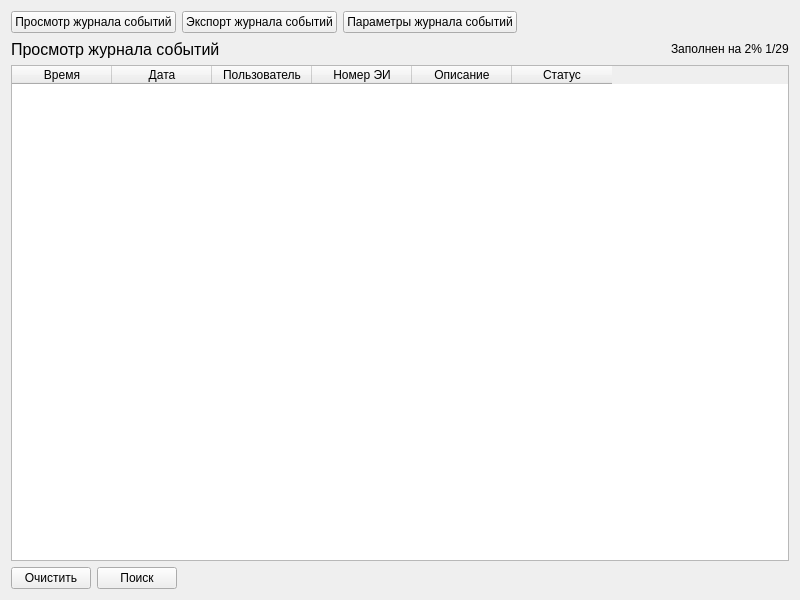
<?xml version="1.0" encoding="UTF-8"?>
<ui version="4.0">
 <class>Form</class>
 <widget class="QWidget" name="Form">
  <property name="geometry">
   <rect>
    <x>0</x>
    <y>0</y>
    <width>800</width>
    <height>600</height>
   </rect>
  </property>
  <property name="windowTitle">
   <string>Form</string>
  </property>
  <layout class="QVBoxLayout" name="verticalLayout">
   <item>
    <layout class="QHBoxLayout" name="top_horizontal_layout">
     <item>
      <widget class="QPushButton" name="view_journal_push_button">
       <property name="text">
        <string>Просмотр журнала событий</string>
       </property>
      </widget>
     </item>
     <item>
      <widget class="QPushButton" name="export_journal_push_button">
       <property name="text">
        <string>Экспорт журнала событий</string>
       </property>
      </widget>
     </item>
     <item>
      <widget class="QPushButton" name="parms_journal_push_button">
       <property name="text">
        <string>Параметры журнала событий</string>
       </property>
      </widget>
     </item>
     <item>
      <spacer name="horizontalSpacer_1">
       <property name="orientation">
        <enum>Qt::Horizontal</enum>
       </property>
       <property name="sizeHint" stdset="0">
        <size>
         <width>40</width>
         <height>20</height>
        </size>
       </property>
      </spacer>
     </item>
    </layout>
   </item>
   <item>
    <layout class="QHBoxLayout" name="middle_horizontal_layout">
     <item>
      <widget class="QLabel" name="view_journal_label">
       <property name="font">
        <font>
         <pointsize>12</pointsize>
        </font>
       </property>
       <property name="text">
        <string>Просмотр журнала событий</string>
       </property>
      </widget>
     </item>
     <item>
      <spacer name="horizontalSpacer_2">
       <property name="orientation">
        <enum>Qt::Horizontal</enum>
       </property>
       <property name="sizeHint" stdset="0">
        <size>
         <width>40</width>
         <height>20</height>
        </size>
       </property>
      </spacer>
     </item>
     <item>
      <widget class="QLabel" name="fill_journal_label">
       <property name="text">
        <string>Заполнен на 2% 1/29</string>
       </property>
      </widget>
     </item>
    </layout>
   </item>
   <item>
    <widget class="QTableWidget" name="tableWidget">
     <column>
      <property name="text">
       <string>Время</string>
      </property>
     </column>
     <column>
      <property name="text">
       <string>Дата</string>
      </property>
     </column>
     <column>
      <property name="text">
       <string>Пользователь</string>
      </property>
     </column>
     <column>
      <property name="text">
       <string>Номер ЭИ</string>
      </property>
     </column>
     <column>
      <property name="text">
       <string>Описание</string>
      </property>
     </column>
     <column>
      <property name="text">
       <string>Статус</string>
      </property>
     </column>
    </widget>
   </item>
   <item>
    <layout class="QHBoxLayout" name="bottom_horizontal_layout">
     <item>
      <widget class="QPushButton" name="clear_journal_push_button">
       <property name="text">
        <string>Очистить</string>
       </property>
      </widget>
     </item>
     <item>
      <widget class="QPushButton" name="find_journal_push_button">
       <property name="text">
        <string>Поиск</string>
       </property>
      </widget>
     </item>
     <item>
      <spacer name="horizontalSpacer_3">
       <property name="orientation">
        <enum>Qt::Horizontal</enum>
       </property>
       <property name="sizeHint" stdset="0">
        <size>
         <width>40</width>
         <height>20</height>
        </size>
       </property>
      </spacer>
     </item>
    </layout>
   </item>
  </layout>
 </widget>
 <resources/>
 <connections/>
</ui>
